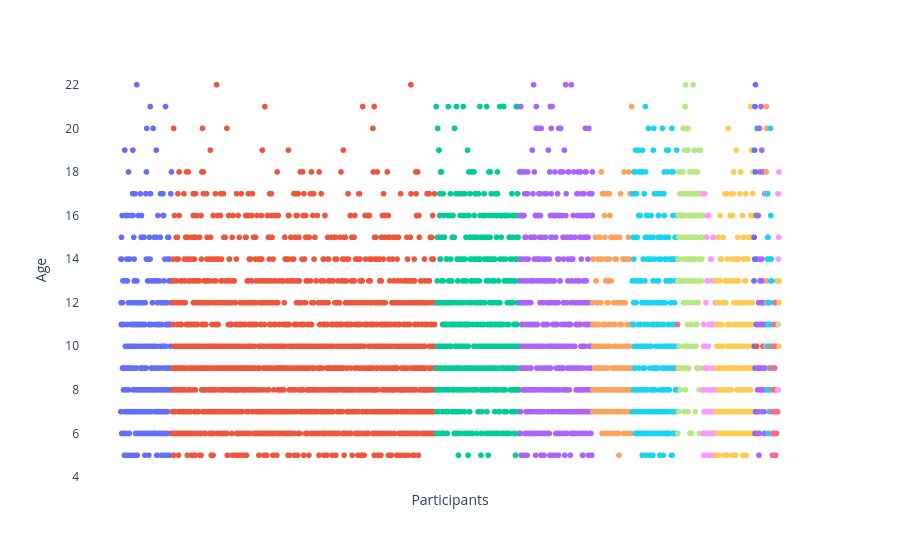

Here is the notebook cell this chart was saved with:
### Code cell
fig = px.scatter(df, x="Identifiers", y="Age", color="DX_01_Cat_new",
                hover_name="DX_01_Cat_new", log_x=False, size_max=60) # size="Age"
fig.update_layout(showlegend=False)
fig.update_xaxes(showticklabels=False, title='Participants')
fig.update_layout({'plot_bgcolor': 'rgba(0,0,0,0)',
                  'paper_bgcolor': 'rgba(0,0,0,0)'})
fig.show()

### Figure 1 — Plotly figure (JSON) as saved in the notebook; plotly's stock layout.template omitted (floating-point values rounded to 4 significant figures; data arrays with more than 128 entries replaced by an {"elided": "..."} marker saying what was removed)
{"data": [{"hovertemplate": "<b>%{hovertext}</b><br><br>DX_01_Cat_new=No Diagnosis Given<br>Identifiers=%{x}<br>Age=%{y}<extra></extra>", "hovertext": {"elided": "373 str values"}, "legendgroup": "No Diagnosis Given", "marker": {"color": "#636efa", "symbol": "circle"}, "mode": "markers", "name": "No Diagnosis Given", "showlegend": true, "type": "scattergl", "x": {"elided": "373 str values"}, "xaxis": "x", "y": {"elided": "373 int values"}, "yaxis": "y"}, {"hovertemplate": "<b>%{hovertext}</b><br><br>DX_01_Cat_new=ADHD<br>Identifiers=%{x}<br>Age=%{y}<extra></extra>", "hovertext": {"elided": "1910 str values"}, "legendgroup": "ADHD", "marker": {"color": "#EF553B", "symbol": "circle"}, "mode": "markers", "name": "ADHD", "showlegend": true, "type": "scattergl", "x": {"elided": "1910 str values"}, "xaxis": "x", "y": {"elided": "1910 int values"}, "yaxis": "y"}, {"hovertemplate": "<b>%{hovertext}</b><br><br>DX_01_Cat_new=Anxiety Disorders<br>Identifiers=%{x}<br>Age=%{y}<extra></extra>", "hovertext": {"elided": "606 str values"}, "legendgroup": "Anxiety Disorders", "marker": {"color": "#00cc96", "symbol": "circle"}, "mode": "markers", "name": "Anxiety Disorders", "showlegend": true, "type": "scattergl", "x": {"elided": "606 str values"}, "xaxis": "x", "y": {"elided": "606 int values"}, "yaxis": "y"}, {"hovertemplate": "<b>%{hovertext}</b><br><br>DX_01_Cat_new=No Diagnosis Given: Incomplete Eval<br>Identifiers=%{x}<br>Age=%{y}<extra></extra>", "hovertext": {"elided": "526 str values"}, "legendgroup": "No Diagnosis Given: Incomplete Eval", "marker": {"color": "#ab63fa", "symbol": "circle"}, "mode": "markers", "name": "No Diagnosis Given: Incomplete Eval", "showlegend": true, "type": "scattergl", "x": {"elided": "526 str values"}, "xaxis": "x", "y": {"elided": "526 int values"}, "yaxis": "y"}, {"hovertemplate": "<b>%{hovertext}</b><br><br>DX_01_Cat_new=Specific Learning Disorder with Impairment in Reading<br>Identifiers=%{x}<br>Age=%{y}<extra></extra>", "hovertext": {"elided": "286 str values"}, "legendgroup": "Specific Learning Disorder with Impairment in Reading", "marker": {"color": "#FFA15A", "symbol": "circle"}, "mode": "markers", "name": "Specific Learning Disorder with Impairment in Reading", "showlegend": true, "type": "scattergl", "x": {"elided": "286 str values"}, "xaxis": "x", "y": {"elided": "286 int values"}, "yaxis": "y"}, {"hovertemplate": "<b>%{hovertext}</b><br><br>DX_01_Cat_new=Autism Spectrum Disorder<br>Identifiers=%{x}<br>Age=%{y}<extra></extra>", "hovertext": {"elided": "329 str values"}, "legendgroup": "Autism Spectrum Disorder", "marker": {"color": "#19d3f3", "symbol": "circle"}, "mode": "markers", "name": "Autism Spectrum Disorder", "showlegend": true, "type": "scattergl", "x": {"elided": "329 str values"}, "xaxis": "x", "y": {"elided": "329 int values"}, "yaxis": "y"}, {"hovertemplate": "<b>%{hovertext}</b><br><br>DX_01_Cat_new=No Diagnosis Given: No Reason Given<br>Identifiers=%{x}<br>Age=%{y}<extra></extra>", "hovertext": ["No Diagnosis Given: No Reason Given", "No Diagnosis Given: No Reason Given"], "legendgroup": "No Diagnosis Given: No Reason Given", "marker": {"color": "#FF6692", "symbol": "circle"}, "mode": "markers", "name": "No Diagnosis Given: No Reason Given", "showlegend": true, "type": "scattergl", "x": ["NDARBE680TCD", "NDARND321KZ4"], "xaxis": "x", "y": [9, 11], "yaxis": "y"}, {"hovertemplate": "<b>%{hovertext}</b><br><br>DX_01_Cat_new=Depressive Disorders<br>Identifiers=%{x}<br>Age=%{y}<extra></extra>", "hovertext": {"elided": "180 str values"}, "legendgroup": "Depressive Disorders", "marker": {"color": "#B6E880", "symbol": "circle"}, "mode": "markers", "name": "Depressive Disorders", "showlegend": true, "type": "scattergl", "x": {"elided": "180 str values"}, "xaxis": "x", "y": {"elided": "180 int values"}, "yaxis": "y"}, {"hovertemplate": "<b>%{hovertext}</b><br><br>DX_01_Cat_new=Disruptive, Impulse Control and Conduct Disorders<br>Identifiers=%{x}<br>Age=%{y}<extra></extra>", "hovertext": ["Disruptive, Impulse Control and Conduct Disorders", "Disruptive, Impulse Control and Conduct Disorders", "Disruptive, Impulse Control and Conduct Disorders", "Disruptive, Impulse Control and Conduct Disorders", "Disruptive, Impulse Control and Conduct Disorders", "Disruptive, Impulse Control and Conduct Disorders", "Disruptive, Impulse Control and Conduct Disorders", "Disruptive, Impulse Control and Conduct Disorders", "Disruptive, Impulse Control and Conduct Disorders", "Disruptive, Impulse Control and Conduct Disorders", "Disruptive, Impulse Control and Conduct Disorders", "Disruptive, Impulse Control and Conduct Disorders", "Disruptive, Impulse Control and Conduct Disorders", "Disruptive, Impulse Control and Conduct Disorders", "Disruptive, Impulse Control and Conduct Disorders", "Disruptive, Impulse Control and Conduct Disorders", "Disruptive, Impulse Control and Conduct Disorders", "Disruptive, Impulse Control and Conduct Disorders", "Disruptive, Impulse Control and Conduct Disorders", "Disruptive, Impulse Control and Conduct Disorders", "Disruptive, Impulse Control and Conduct Disorders", "Disruptive, Impulse Control and Conduct Disorders", "Disruptive, Impulse Control and Conduct Disorders", "Disruptive, Impulse Control and Conduct Disorders", "Disruptive, Impulse Control and Conduct Disorders", "Disruptive, Impulse Control and Conduct Disorders", "Disruptive, Impulse Control and Conduct Disorders", "Disruptive, Impulse Control and Conduct Disorders", "Disruptive, Impulse Control and Conduct Disorders", "Disruptive, Impulse Control and Conduct Disorders", "Disruptive, Impulse Control and Conduct Disorders", "Disruptive, Impulse Control and Conduct Disorders", "Disruptive, Impulse Control and Conduct Disorders", "Disruptive, Impulse Control and Conduct Disorders", "Disruptive, Impulse Control and Conduct Disorders", "Disruptive, Impulse Control and Conduct Disorders", "Disruptive, Impulse Control and Conduct Disorders", "Disruptive, Impulse Control and Conduct Disorders", "Disruptive, Impulse Control and Conduct Disorders", "Disruptive, Impulse Control and Conduct Disorders", "Disruptive, Impulse Control and Conduct Disorders", "Disruptive, Impulse Control and Conduct Disorders", "Disruptive, Impulse Control and Conduct Disorders", "Disruptive, Impulse Control and Conduct Disorders", "Disruptive, Impulse Control and Conduct Disorders", "Disruptive, Impulse Control and Conduct Disorders", "Disruptive, Impulse Control and Conduct Disorders", "Disruptive, Impulse Control and Conduct Disorders", "Disruptive, Impulse Control and Conduct Disorders", "Disruptive, Impulse Control and Conduct Disorders", "Disruptive, Impulse Control and Conduct Disorders", "Disruptive, Impulse Control and Conduct Disorders", "Disruptive, Impulse Control and Conduct Disorders", "Disruptive, Impulse Control and Conduct Disorders", "Disruptive, Impulse Control and Conduct Disorders", "Disruptive, Impulse Control and Conduct Disorders", "Disruptive, Impulse Control and Conduct Disorders", "Disruptive, Impulse Control and Conduct Disorders", "Disruptive, Impulse Control and Conduct Disorders", "Disruptive, Impulse Control and Conduct Disorders", "Disruptive, Impulse Control and Conduct Disorders", "Disruptive, Impulse Control and Conduct Disorders", "Disruptive, Impulse Control and Conduct Disorders", "Disruptive, Impulse Control and Conduct Disorders", "Disruptive, Impulse Control and Conduct Disorders", "Disruptive, Impulse Control and Conduct Disorders", "Disruptive, Impulse Control and Conduct Disorders", "Disruptive, Impulse Control and Conduct Disorders", "Disruptive, Impulse Control and Conduct Disorders", "Disruptive, Impulse Control and Conduct Disorders", "Disruptive, Impulse Control and Conduct Disorders", "Disruptive, Impulse Control and Conduct Disorders", "Disruptive, Impulse Control and Conduct Disorders", "Disruptive, Impulse Control and Conduct Disorders", "Disruptive, Impulse Control and Conduct Disorders", "Disruptive, Impulse Control and Conduct Disorders", "Disruptive, Impulse Control and Conduct Disorders", "Disruptive, Impulse Control and Conduct Disorders", "Disruptive, Impulse Control and Conduct Disorders", "Disruptive, Impulse Control and Conduct Disorders", "Disruptive, Impulse Control and Conduct Disorders", "Disruptive, Impulse Control and Conduct Disorders", "Disruptive, Impulse Control and Conduct Disorders", "Disruptive, Impulse Control and Conduct Disorders", "Disruptive, Impulse Control and Conduct Disorders", "Disruptive, Impulse Control and Conduct Disorders", "Disruptive, Impulse Control and Conduct Disorders", "Disruptive, Impulse Control and Conduct Disorders", "Disruptive, Impulse Control and Conduct Disorders", "Disruptive, Impulse Control and Conduct Disorders", "Disruptive, Impulse Control and Conduct Disorders", "Disruptive, Impulse Control and Conduct Disorders", "Disruptive, Impulse Control and Conduct Disorders"], "legendgroup": "Disruptive, Impulse Control and Conduct Disorders", "marker": {"color": "#FF97FF", "symbol": "circle"}, "mode": "markers", "name": "Disruptive, Impulse Control and Conduct Disorders", "showlegend": true, "type": "scattergl", "x": ["NDARAB977GFB", "NDARAX346KH7", "NDARBF805EHN", "NDARBT607PZL", "NDARBW262RV7", "NDARCM826PV9", "NDARCT119UKU", "NDARCT301RK9", "NDARCW611MK5", "NDARDB759DHF", "NDARDN090KP6", "NDARDV204BYM", "NDARDY702MJ3", "NDARET332CTB", "NDAREV617HAP", "NDAREV621ABM", "NDAREX091KUR", "NDARFA804ZLW", "NDARFC286KV1", "NDARFV722FED", "NDARFW130NGG", "NDARFX508WPN", "NDARFY612EMR", "NDARGC170UK2", "NDARGC559LN8", "NDARGD751MMW", "NDARGH425GB9", "NDARGM638CCA", "NDARGY580WWL", "NDARHC453LC1", "NDARHK822AL3", "NDARHN212TT6", "NDARHP176DPE", "NDARJE530VRG", "NDARJT523MV7", "NDARJX421FWR", "NDARKE331EHD", "NDARKK969JLV", "NDARKZ634RVX", "NDARLE417FRX", "NDARLG386ABK", "NDARLV046ETD", "NDARMD567YYM", "NDARMT703JGP", "NDARMU589LP6", "NDARMW299ZAB", "NDARNF994TPA", "NDARNH766CU7", "NDARNL599TMZ", "NDARNM147CG2", "NDARNM708YTF", "NDARNU137XR4", "NDARNW687HMZ", "NDARNX672HNV", "NDARNY925JRE", "NDARPG134TF1", "NDARPJ832WL6", "NDARPU897CM5", "NDARPV502DZ2", "NDARPX838GCD", "NDARRA523JDG", "NDARRH344TL7", "NDARRM467NP2", "NDARRV877ERG", "NDARRY097FUT", "NDARRZ173ALZ", "NDARTD925CTP", "NDARTH433TE0", "NDARTH459BLU", "NDARTK878GZK", "NDARTT242GNN", "NDARTX012JHM", "NDARUK588UY6", "NDARUR009YJM", "NDARUT142RT3", "NDARUV263YB5", "NDARUY825AKX", "NDARVB897AH1", "NDARVM741LKK", "NDARVV704MND", "NDARVX185WX2", "NDARWM654UTC", "NDARWP634RZL", "NDARWX418UXX", "NDARWY762UNN", "NDARXC878WB2", "NDARXE069UU8", "NDARYA675XXA", "NDARYE521RDA", "NDARYX551LBY", "NDARZH366BF8", "NDARZH699ZET", "NDARZH930XTP"], "xaxis": "x", "y": [8, 6, 17, 17, 6, 6, 11, 5, 10, 6, 10, 7, 5, 5, 9, 17, 7, 10, 10, 9, 8, 9, 12, 10, 7, 8, 6, 10, 15, 9, 9, 13, 16, 9, 6, 7, 13, 10, 13, 10, 10, 7, 6, 16, 7, 11, 5, 8, 11, 6, 7, 7, 8, 8, 8, 7, 8, 14, 8, 8, 8, 14, 6, 8, 7, 11, 9, 5, 7, 11, 5, 13, 7, 9, 6, 15, 11, 15, 7, 8, 8, 11, 6, 6, 6, 6, 7, 7, 5, 7, 12, 8, 5], "yaxis": "y"}, {"hovertemplate": "<b>%{hovertext}</b><br><br>DX_01_Cat_new=Neurodevelopmental Disorders<br>Identifiers=%{x}<br>Age=%{y}<extra></extra>", "hovertext": {"elided": "278 str values"}, "legendgroup": "Neurodevelopmental Disorders", "marker": {"color": "#FECB52", "symbol": "circle"}, "mode": "markers", "name": "Neurodevelopmental Disorders", "showlegend": true, "type": "scattergl", "x": {"elided": "278 str values"}, "xaxis": "x", "y": {"elided": "278 int values"}, "yaxis": "y"}, {"hovertemplate": "<b>%{hovertext}</b><br><br>DX_01_Cat_new=Other Conditions That May Be a Focus of Clinical Attention<br>Identifiers=%{x}<br>Age=%{y}<extra></extra>", "hovertext": ["Other Conditions That May Be a Focus of Clinical Attention", "Other Conditions That May Be a Focus of Clinical Attention", "Other Conditions That May Be a Focus of Clinical Attention", "Other Conditions That May Be a Focus of Clinical Attention", "Other Conditions That May Be a Focus of Clinical Attention", "Other Conditions That May Be a Focus of Clinical Attention", "Other Conditions That May Be a Focus of Clinical Attention", "Other Conditions That May Be a Focus of Clinical Attention", "Other Conditions That May Be a Focus of Clinical Attention", "Other Conditions That May Be a Focus of Clinical Attention", "Other Conditions That May Be a Focus of Clinical Attention", "Other Conditions That May Be a Focus of Clinical Attention", "Other Conditions That May Be a Focus of Clinical Attention", "Other Conditions That May Be a Focus of Clinical Attention", "Other Conditions That May Be a Focus of Clinical Attention", "Other Conditions That May Be a Focus of Clinical Attention", "Other Conditions That May Be a Focus of Clinical Attention", "Other Conditions That May Be a Focus of Clinical Attention", "Other Conditions That May Be a Focus of Clinical Attention"], "legendgroup": "Other Conditions That May Be a Focus of Clinical Attention", "marker": {"color": "#636efa", "symbol": "circle"}, "mode": "markers", "name": "Other Conditions That May Be a Focus of Clinical Attention", "showlegend": true, "type": "scattergl", "x": ["NDARAL897CYV", "NDARDJ204EPU", "NDARDZ946KVL", "NDARED628HMQ", "NDARGB060TAM", "NDARGV440YK7", "NDARKH944KVE", "NDARKN520GGD", "NDARKX265YX7", "NDARKZ949UAL", "NDARRV941EAC", "NDARTG762KJC", "NDARTL667CCG", "NDARTM712HBD", "NDARUD776KFT", "NDARVC246ZY8", "NDARWP732GD1", "NDARYB743WWX", "NDARZF170TZ0"], "xaxis": "x", "y": [13, 15, 15, 10, 19, 14, 10, 21, 6, 9, 18, 22, 7, 10, 10, 14, 16, 11, 14], "yaxis": "y"}, {"hovertemplate": "<b>%{hovertext}</b><br><br>DX_01_Cat_new=Gender Dysphoria<br>Identifiers=%{x}<br>Age=%{y}<extra></extra>", "hovertext": ["Gender Dysphoria", "Gender Dysphoria", "Gender Dysphoria"], "legendgroup": "Gender Dysphoria", "marker": {"color": "#EF553B", "symbol": "circle"}, "mode": "markers", "name": "Gender Dysphoria", "showlegend": true, "type": "scattergl", "x": ["NDARAR335FZH", "NDARPB967KU7", "NDARTR811WH9"], "xaxis": "x", "y": [16, 10, 6], "yaxis": "y"}, {"hovertemplate": "<b>%{hovertext}</b><br><br>DX_01_Cat_new=Substance Related and Addictive Disorders<br>Identifiers=%{x}<br>Age=%{y}<extra></extra>", "hovertext": ["Substance Related and Addictive Disorders", "Substance Related and Addictive Disorders", "Substance Related and Addictive Disorders"], "legendgroup": "Substance Related and Addictive Disorders", "marker": {"color": "#00cc96", "symbol": "circle"}, "mode": "markers", "name": "Substance Related and Addictive Disorders", "showlegend": true, "type": "scattergl", "x": ["NDARAV945MCQ", "NDARHB803UT9", "NDARZX745YLZ"], "xaxis": "x", "y": [16, 20, 16], "yaxis": "y"}, {"hovertemplate": "<b>%{hovertext}</b><br><br>DX_01_Cat_new=Trauma and Stressor Related Disorders<br>Identifiers=%{x}<br>Age=%{y}<extra></extra>", "hovertext": ["Trauma and Stressor Related Disorders", "Trauma and Stressor Related Disorders", "Trauma and Stressor Related Disorders", "Trauma and Stressor Related Disorders", "Trauma and Stressor Related Disorders", "Trauma and Stressor Related Disorders", "Trauma and Stressor Related Disorders", "Trauma and Stressor Related Disorders", "Trauma and Stressor Related Disorders", "Trauma and Stressor Related Disorders", "Trauma and Stressor Related Disorders", "Trauma and Stressor Related Disorders", "Trauma and Stressor Related Disorders", "Trauma and Stressor Related Disorders", "Trauma and Stressor Related Disorders", "Trauma and Stressor Related Disorders", "Trauma and Stressor Related Disorders", "Trauma and Stressor Related Disorders", "Trauma and Stressor Related Disorders", "Trauma and Stressor Related Disorders", "Trauma and Stressor Related Disorders", "Trauma and Stressor Related Disorders", "Trauma and Stressor Related Disorders", "Trauma and Stressor Related Disorders", "Trauma and Stressor Related Disorders", "Trauma and Stressor Related Disorders", "Trauma and Stressor Related Disorders", "Trauma and Stressor Related Disorders", "Trauma and Stressor Related Disorders", "Trauma and Stressor Related Disorders", "Trauma and Stressor Related Disorders", "Trauma and Stressor Related Disorders", "Trauma and Stressor Related Disorders", "Trauma and Stressor Related Disorders", "Trauma and Stressor Related Disorders", "Trauma and Stressor Related Disorders", "Trauma and Stressor Related Disorders", "Trauma and Stressor Related Disorders", "Trauma and Stressor Related Disorders", "Trauma and Stressor Related Disorders", "Trauma and Stressor Related Disorders", "Trauma and Stressor Related Disorders", "Trauma and Stressor Related Disorders", "Trauma and Stressor Related Disorders", "Trauma and Stressor Related Disorders", "Trauma and Stressor Related Disorders", "Trauma and Stressor Related Disorders", "Trauma and Stressor Related Disorders", "Trauma and Stressor Related Disorders", "Trauma and Stressor Related Disorders", "Trauma and Stressor Related Disorders", "Trauma and Stressor Related Disorders", "Trauma and Stressor Related Disorders", "Trauma and Stressor Related Disorders", "Trauma and Stressor Related Disorders", "Trauma and Stressor Related Disorders", "Trauma and Stressor Related Disorders", "Trauma and Stressor Related Disorders", "Trauma and Stressor Related Disorders", "Trauma and Stressor Related Disorders", "Trauma and Stressor Related Disorders"], "legendgroup": "Trauma and Stressor Related Disorders", "marker": {"color": "#ab63fa", "symbol": "circle"}, "mode": "markers", "name": "Trauma and Stressor Related Disorders", "showlegend": true, "type": "scattergl", "x": ["NDARBD347AG0", "NDARCB504PGG", "NDARCH628LKW", "NDARCR298BB9", "NDARDT499DWP", "NDAREN999ERM", "NDARER970AEF", "NDARFF070XHV", "NDARGJ878ZP4", "NDARGL963HU4", "NDARHC083LM6", "NDARHK526BY1", "NDARHL358LGQ", "NDARHM421JUP", "NDARHT019ER6", "NDARHX739YBW", "NDARHZ413DZL", "NDARJM759GYH", "NDARJT606WGQ", "NDARKC452YVR", "NDARKK000PNQ", "NDARKP053GCC", "NDARLD990NH4", "NDARLG027HUK", "NDARLR083PKF", "NDARMA629XDR", "NDARML926NEG", "NDARMT064WBB", "NDARMT898BME", "NDARMV247HRA", "NDARNN368BDH", "NDARNN624AMU", "NDARNY559KMD", "NDARPF395NV5", "NDARPK237YHD", "NDARPL598MVU", "NDARPX937VA1", "NDARRH725XYA", "NDARRH937RN8", "NDARRK457MBX", "NDARTA808DEQ", "NDARTF833WXB", "NDARTK667PGK", "NDARTM826GNP", "NDARUK658FMU", "NDARVA563PV1", "NDARVC964LX0", "NDARVG761NR2", "NDARVJ504DAA", "NDARVJ685ZW5", "NDARVL729TT5", "NDARVU464RBF", "NDARWM527PRT", "NDARWT449PUN", "NDARWV470ATB", "NDARYA192ALZ", "NDARYG009CUE", "NDARYV538EBP", "NDARZB377WZJ", "NDARZF679JLV", "NDARZJ587UZU"], "xaxis": "x", "y": [9, 8, 7, 6, 16, 9, 16, 11, 7, 12, 11, 5, 9, 6, 12, 12, 20, 14, 13, 8, 18, 8, 8, 8, 18, 11, 21, 9, 13, 9, 12, 14, 19, 12, 13, 7, 8, 11, 8, 8, 10, 10, 12, 18, 9, 12, 8, 11, 7, 6, 6, 6, 12, 10, 17, 9, 11, 17, 17, 17, 17], "yaxis": "y"}, {"hovertemplate": "<b>%{hovertext}</b><br><br>DX_01_Cat_new=Bipolar and Related Disorders<br>Identifiers=%{x}<br>Age=%{y}<extra></extra>", "hovertext": ["Bipolar and Related Disorders", "Bipolar and Related Disorders", "Bipolar and Related Disorders", "Bipolar and Related Disorders", "Bipolar and Related Disorders", "Bipolar and Related Disorders", "Bipolar and Related Disorders", "Bipolar and Related Disorders", "Bipolar and Related Disorders"], "legendgroup": "Bipolar and Related Disorders", "marker": {"color": "#FFA15A", "symbol": "circle"}, "mode": "markers", "name": "Bipolar and Related Disorders", "showlegend": true, "type": "scattergl", "x": ["NDARBD566RRW", "NDARCP642KML", "NDARCU633GCZ", "NDARET069PKN", "NDAREZ098ZPE", "NDARFA737TG6", "NDARUM797TFA", "NDARXH654EPQ", "NDARYA496WZD"], "xaxis": "x", "y": [10, 17, 18, 21, 21, 20, 12, 13, 10], "yaxis": "y"}, {"hovertemplate": "<b>%{hovertext}</b><br><br>DX_01_Cat_new=Obsessive Compulsive and Related Disorders<br>Identifiers=%{x}<br>Age=%{y}<extra></extra>", "hovertext": ["Obsessive Compulsive and Related Disorders", "Obsessive Compulsive and Related Disorders", "Obsessive Compulsive and Related Disorders", "Obsessive Compulsive and Related Disorders", "Obsessive Compulsive and Related Disorders", "Obsessive Compulsive and Related Disorders", "Obsessive Compulsive and Related Disorders", "Obsessive Compulsive and Related Disorders", "Obsessive Compulsive and Related Disorders", "Obsessive Compulsive and Related Disorders", "Obsessive Compulsive and Related Disorders", "Obsessive Compulsive and Related Disorders", "Obsessive Compulsive and Related Disorders", "Obsessive Compulsive and Related Disorders", "Obsessive Compulsive and Related Disorders", "Obsessive Compulsive and Related Disorders", "Obsessive Compulsive and Related Disorders", "Obsessive Compulsive and Related Disorders", "Obsessive Compulsive and Related Disorders", "Obsessive Compulsive and Related Disorders", "Obsessive Compulsive and Related Disorders", "Obsessive Compulsive and Related Disorders", "Obsessive Compulsive and Related Disorders", "Obsessive Compulsive and Related Disorders", "Obsessive Compulsive and Related Disorders", "Obsessive Compulsive and Related Disorders", "Obsessive Compulsive and Related Disorders", "Obsessive Compulsive and Related Disorders", "Obsessive Compulsive and Related Disorders", "Obsessive Compulsive and Related Disorders", "Obsessive Compulsive and Related Disorders", "Obsessive Compulsive and Related Disorders", "Obsessive Compulsive and Related Disorders", "Obsessive Compulsive and Related Disorders"], "legendgroup": "Obsessive Compulsive and Related Disorders", "marker": {"color": "#19d3f3", "symbol": "circle"}, "mode": "markers", "name": "Obsessive Compulsive and Related Disorders", "showlegend": true, "type": "scattergl", "x": ["NDARBF293YRB", "NDARBK669XJQ", "NDARBU730PN8", "NDARCJ108KNZ", "NDARCJ433TCG", "NDARCP057XJB", "NDARDA573XGG", "NDARDL305BT8", "NDARDZ425JVB", "NDARFA815FXE", "NDARFP503KJF", "NDARHU910KZC", "NDARJE254CVV", "NDARJF027UGB", "NDARJK147LNJ", "NDARJL861WTP", "NDARJM239GN4", "NDARKL637YBF", "NDARLK158UN6", "NDARLW134AEP", "NDARMC473UHD", "NDARMJ849UKD", "NDARMT791WDH", "NDARMV198XGY", "NDARPE424GZZ", "NDARPV535ZUB", "NDARVC518NWG", "NDARVD685RRJ", "NDARVV095CTT", "NDARWW264ZLH", "NDARXF890FLA", "NDARYL438DCK", "NDARZD099KWW", "NDARZZ830JM7"], "xaxis": "x", "y": [8, 17, 14, 11, 17, 14, 15, 15, 12, 6, 10, 6, 8, 11, 8, 7, 9, 14, 8, 14, 9, 11, 12, 10, 20, 11, 13, 16, 11, 9, 14, 13, 13, 13], "yaxis": "y"}, {"hovertemplate": "<b>%{hovertext}</b><br><br>DX_01_Cat_new=Elimination Disorders<br>Identifiers=%{x}<br>Age=%{y}<extra></extra>", "hovertext": ["Elimination Disorders", "Elimination Disorders", "Elimination Disorders", "Elimination Disorders", "Elimination Disorders", "Elimination Disorders", "Elimination Disorders", "Elimination Disorders", "Elimination Disorders", "Elimination Disorders", "Elimination Disorders", "Elimination Disorders", "Elimination Disorders", "Elimination Disorders", "Elimination Disorders", "Elimination Disorders", "Elimination Disorders", "Elimination Disorders", "Elimination Disorders", "Elimination Disorders", "Elimination Disorders", "Elimination Disorders", "Elimination Disorders", "Elimination Disorders", "Elimination Disorders", "Elimination Disorders", "Elimination Disorders", "Elimination Disorders", "Elimination Disorders", "Elimination Disorders", "Elimination Disorders", "Elimination Disorders", "Elimination Disorders", "Elimination Disorders", "Elimination Disorders", "Elimination Disorders", "Elimination Disorders", "Elimination Disorders", "Elimination Disorders", "Elimination Disorders", "Elimination Disorders", "Elimination Disorders", "Elimination Disorders"], "legendgroup": "Elimination Disorders", "marker": {"color": "#FF6692", "symbol": "circle"}, "mode": "markers", "name": "Elimination Disorders", "showlegend": true, "type": "scattergl", "x": ["NDARCX462NVA", "NDARDA665DRH", "NDARDR898FMV", "NDARDZ266KET", "NDAREM887YY8", "NDAREU591YYA", "NDAREW531JV9", "NDARFR426KVH", "NDARFV686LHH", "NDARGB998HX3", "NDARHE283KZN", "NDARJB586KG6", "NDARJK085PZL", "NDARJW685KBA", "NDARKC993YWF", "NDARKM941XLL", "NDARKN288JXH", "NDARLM713ZAM", "NDARNC405WJA", "NDARNE196LV0", "NDARNP836NUY", "NDARNV094DMP", "NDARPD891BX3", "NDARPZ019KKN", "NDARRK431RX8", "NDARRV812VR2", "NDARRX084UML", "NDARRX138MLG", "NDARTB003FDD", "NDARTU280GKF", "NDARTV107XD4", "NDARUJ744NEU", "NDARUZ056AC3", "NDARVB04TJA", "NDARVY366HWJ", "NDARWA570DNL", "NDARWF545PCM", "NDARWL758PAM", "NDARXC826NW7", "NDARXL053AW6", "NDARYN333FPE", "NDARZE685UJ5", "NDARZK746XJ3"], "xaxis": "x", "y": [9, 9, 7, 7, 5, 10, 6, 8, 6, 6, 10, 5, 10, 6, 11, 8, 8, 7, 6, 10, 7, 6, 9, 12, 7, 12, 7, 7, 5, 8, 7, 6, 10, 6, 6, 6, 7, 7, 8, 11, 13, 11, 7], "yaxis": "y"}, {"hovertemplate": "<b>%{hovertext}</b><br><br>DX_01_Cat_new=Neurocognitive Disorders<br>Identifiers=%{x}<br>Age=%{y}<extra></extra>", "hovertext": ["Neurocognitive Disorders", "Neurocognitive Disorders", "Neurocognitive Disorders", "Neurocognitive Disorders"], "legendgroup": "Neurocognitive Disorders", "marker": {"color": "#B6E880", "symbol": "circle"}, "mode": "markers", "name": "Neurocognitive Disorders", "showlegend": true, "type": "scattergl", "x": ["NDARDG929LYJ", "NDARJT615WM7", "NDARNC922JEK", "NDARUT136EUY"], "xaxis": "x", "y": [17, 8, 13, 11], "yaxis": "y"}, {"hovertemplate": "<b>%{hovertext}</b><br><br>DX_01_Cat_new=Schizophrenia Spectrum and other Psychotic Disorders<br>Identifiers=%{x}<br>Age=%{y}<extra></extra>", "hovertext": ["Schizophrenia Spectrum and other Psychotic Disorders", "Schizophrenia Spectrum and other Psychotic Disorders", "Schizophrenia Spectrum and other Psychotic Disorders", "Schizophrenia Spectrum and other Psychotic Disorders", "Schizophrenia Spectrum and other Psychotic Disorders"], "legendgroup": "Schizophrenia Spectrum and other Psychotic Disorders", "marker": {"color": "#FF97FF", "symbol": "circle"}, "mode": "markers", "name": "Schizophrenia Spectrum and other Psychotic Disorders", "showlegend": true, "type": "scattergl", "x": ["NDARER840MKU", "NDARFV885NC0", "NDARUJ646APQ", "NDARXY938XY7", "NDARZU401RCU"], "xaxis": "x", "y": [8, 14, 17, 15, 18], "yaxis": "y"}, {"hovertemplate": "<b>%{hovertext}</b><br><br>DX_01_Cat_new=Feeding and Eating Disorders<br>Identifiers=%{x}<br>Age=%{y}<extra></extra>", "hovertext": ["Feeding and Eating Disorders", "Feeding and Eating Disorders", "Feeding and Eating Disorders"], "legendgroup": "Feeding and Eating Disorders", "marker": {"color": "#FECB52", "symbol": "circle"}, "mode": "markers", "name": "Feeding and Eating Disorders", "showlegend": true, "type": "scattergl", "x": ["NDARGU271CPG", "NDARHD276TYX", "NDARHR690ZAM"], "xaxis": "x", "y": [10, 13, 12], "yaxis": "y"}], "layout": {"legend": {"title": {"text": "DX_01_Cat_new"}, "tracegroupgap": 0}, "margin": {"t": 60}, "paper_bgcolor": "rgba(0,0,0,0)", "plot_bgcolor": "rgba(0,0,0,0)", "showlegend": false, "xaxis": {"anchor": "y", "domain": [0, 1], "showticklabels": false, "title": {"text": "Participants"}}, "yaxis": {"anchor": "x", "domain": [0, 1], "title": {"text": "Age"}}}}
